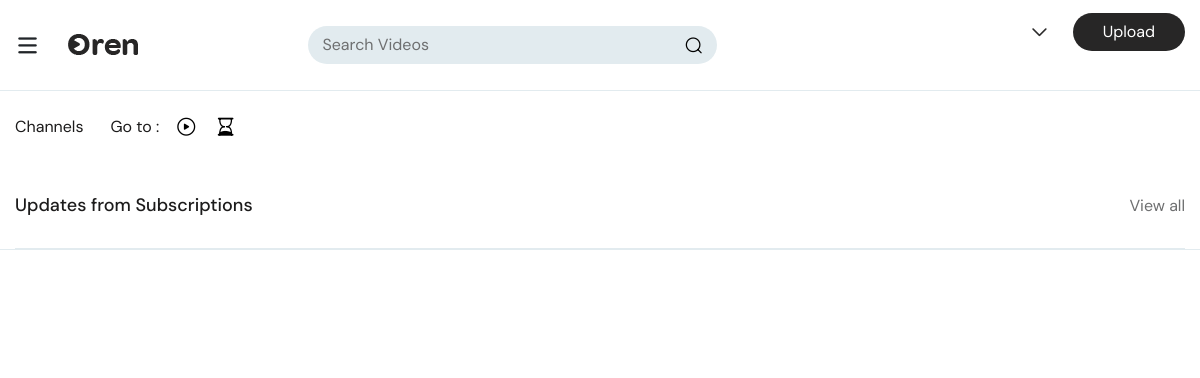
Before: / with the older database file.
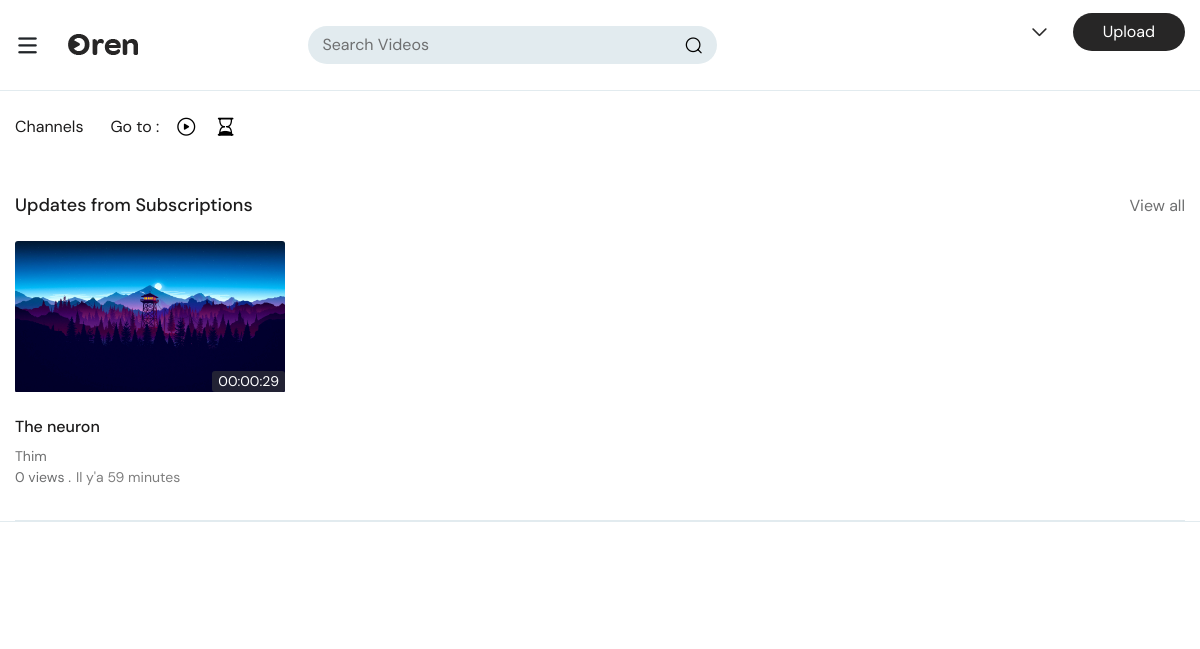
After: the same page with the newer database file.
### fake/models.py (models this page shows)
class Video(models.Model):
    video = models.FileField(upload_to='videosFile')
    nom = models.CharField(max_length=50)
    description = models.TextField()
    duree = models.BigIntegerField(null=True)
    date = models.DateTimeField(auto_now=True)
    coverImage = models.ImageField(upload_to='coverImages')
    owner = models.ForeignKey('Utilisateur', on_delete=models.CASCADE)

class Utilisateur(AbstractUser):
    sexe = models.CharField(max_length=1)
    profilePicture = models.ImageField(upload_to='imagesProfile', null=True)
    baniere = models.ImageField(upload_to='imagesBanniere', null=True)
    abonne = models.ManyToManyField('self')
    vue = models.ManyToManyField('Video', related_name='user_vue')
    like = models.ManyToManyField('Video', related_name='user_like')
    dislike = models.ManyToManyField('Video', related_name='user_dislike')
    voir = models.ManyToManyField('Video', related_name='user_voir')
    reponse = models.ManyToManyField('Commenter', related_name='user_reponse')
    commenter = models.ManyToManyField('Video', through='Commenter')
    REQUIRED_FIELDS = ['first_name', 'last_name', 'password','profilePicture','baniere','sexe']

### fake/views.py (the view)
# urls.py: 2. Add a URL to urlpatterns:  path('', views.home, name='home')
def home(request):
    videos = Video.objects.all()
    user = request.user
    return render(request, 'index.html', {"videos":videos, "user":user} )

### fake/templatetags/InterToTime.py (called while the page is built)
@register.filter(name='stime')
def secondTime(value):
    mins, sec = divmod(value, 60)
    heure , mins = divmod(mins, 60)
    return "%02d:%02d:%02d" % (heure,mins, sec)

### fake/templates/index.html (shortened to what this page needs)
{% load crispy_forms_tags %}
{% load InterToTime %}
{% load static %}
<!DOCTYPE html>
<html lang="en">
<head>
<link rel="stylesheet" type="text/css" href="{% static 'css/animate.css' %}">
<link rel="stylesheet" type="text/css" href="{% static 'css/bootstrap.min.css' %}">
<link rel="stylesheet" type="text/css" href="{% static 'css/flatpickr.min.css' %}">
<link rel="stylesheet" type="text/css" href="{% static 'css/fontello.css' %}">
<link rel="stylesheet" type="text/css" href="{% static 'css/fontello-codes.css' %}">
<link rel="stylesheet" type="text/css" href="{% static 'css/thumbs-embedded.css' %}">
<link rel="stylesheet" type="text/css" href="{% static 'css/style.css' %}">
<link rel="stylesheet" type="text/css" href="{% static 'css/responsive.css' %}">
<link rel="stylesheet" type="text/css" href="{% static 'css/color.css' %}">
</head>
<body>
	<div class="wrapper hp_1">
		<header>
			<div class="top_bar">
				<div class="container">
					<div class="top_header_content">
						<div class="menu_logo">
							<a href="#" title="" class="menu">
								<i class="icon-menu"></i>
							</a>
							<a href="index.html" title="" class="logo">
								<img src="images/logo.png" alt="">
							</a>
						</div>
						<div class="search_form">
							<form>
								<input type="text" name="search" placeholder="Search Videos">
								<button type="submit">
									<i class="icon-search"></i>
								</button>
							</form>
						</div>
						{% if user is not None  %}
						<ul class="controls-lv">
							<li class="user-log">
							</li>
							<li>
								<a href="{% url 'upload' %}" title="" class="btn-default">Upload</a>
							</li>
						</ul>
						{% endif %}
					</div>
				</div>
			</div>
			<div class="btm_bar">
				<div class="container">
					<div class="btm_bar_content">
						<nav>
							<ul>
								<li><a href="{% url 'BrowseChannel' %}" title="">Channels</a></li>
							</ul>
						</nav>
						<ul class="shr_links">
							<li>
								<h3>Go to : </h3>
							</li>
							<li>
								<button data-toggle="tooltip" data-placement="top" title="Playlist">
								  <i class="icon-playlist"></i>
								</button>
							</li>
							<li>
								<button data-toggle="tooltip" data-placement="top" title="History">
								<a href="{% url 'history' %}">
								  <i class="icon-history"></i>
								  </a>
								</button>
							</li>
						</ul>
						<div class="clearfix"></div>
					</div>
				</div>
			</div>
		</header>
		{% block content %}
			</div>
			<div class="vidz-row">
				<div class="container">
					<div class="vidz_sec">
						<h3>Updates from Subscriptions</h3>
						<a href="#" title="" class="view-btn">View all</a>
						<div class="vidz_list">
							<div class="row">
							{% for video in videos %}
								<div class="col-lg-3 col-md-6 col-sm-6 col-6 full_wdth">
									<div class="videoo">
										<div class="vid_thumbainl">
											<a href="{% url 'video' video.id %}" title="">
												<img src="media/{{ video.coverImage }}" alt="" class="img-fluid">
												<span class="vid-time">{{ video.duree | stime }}</span>
											</a>
										</div>
										<div class="video_info">
											<h3><a href="single_video_page.html" title="">{{ video.nom }}</a></h3>
											<h4><a href="Single_Channel_Home.html" title="">{{ video.owner.username }}</a> </h4>
											<span>{{ video.user_vue | length }} views .<small class="posted_dt">Il y'a {{ video.date | timesince}}</small></span>
										</div>
									</div>
								</div>
							{% endfor %}
							</div>
						</div>
					</div>
				</div>
			</div>
		{% endblock content %}
		<section class="more_items_sec text-center">
		</section>
</body>
</html>

### fake/static/css/thumbs-embedded.css (style rules this page uses)
[class^="icon-"]:before, [class*=" icon-"]:before { font-family: "thumbs"; font-style: normal; font-weight: normal; speak: none; display: inline-block; text-decoration: inherit; width: 1em; margin-right: .2em; text-align: center; font-variant: normal; text-transform: none; line-height: 1em; margin-left: .2em; }
.icon-history:before { content: '\e80b'; }
.icon-menu:before { content: '\e814'; }
.icon-playlist:before { content: '\e81e'; }
.icon-search:before { content: '\e824'; }

### fake/static/css/responsive.css (style rules this page uses)
@media (max-width: 1450px) { header .container { max-width: 1380px;padding: 0; } }
@media (max-width: 1450px) { .menu_logo { width: 420px; } }
@media (max-width: 1450px) { .search_form { width: 540px; } }
@media (max-width: 1450px) { .search_form form { width: 100%;margin: 0; } }
@media (max-width: 1450px) { header .container { padding: 0 15px; } }
@media (max-width: 1366px) { .search_form { width: 37%; } }
@media (max-width: 1366px) { .menu_logo { width: 30%; } }
@media (max-width: 1366px) { .shr_links li { margin-right: 10px; } }
@media (max-width: 1200px) { .search_form { width: 35%; } }
@media (max-width: 1200px) { .menu_logo { width: 30%; } }
@media (max-width: 1200px) { .container { max-width: 100%;padding: 0 15px; } }
@media (max-width: 1200px) { .video_info > h4 { font-size: 14px; } }
@media (max-width: 1200px) { .menu_logo { width: 25%; } }
@media (max-width: 1200px) { .more_items_sec { padding: 50px 0; } }

Changed rows visible on the page:
added Video: coverImage (picture), duree|stime "00:00:29", nom "The neuron", owner.username "Thim", user_vue|length "0", date "59 minutes"
